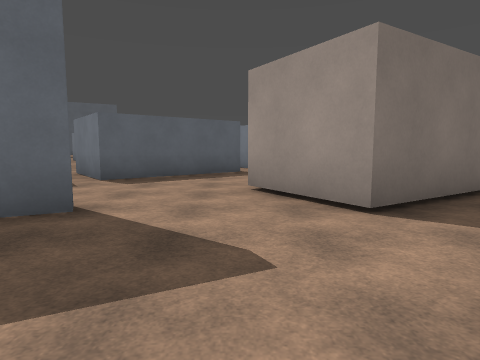
[1] (above)

24 first-person views from a walk through a 3-D level made in the Godot game engine. The camera is 1.5 m above the floor, tilts 6° down and sees 75° across. The floor is counted in squares, 2 m on a side. Each view is taken from the middle of a square. On the plan, view 1 faces up. The plan holds only what a view shows up to about 10 squares ahead; the rest is blank. The place goes on beyond the plan. Surface patterns are stand-ins for the level's own textures.

[2]
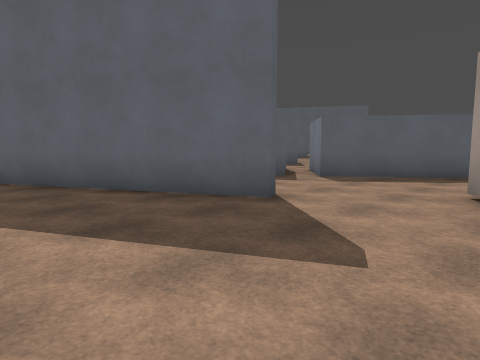

[3]
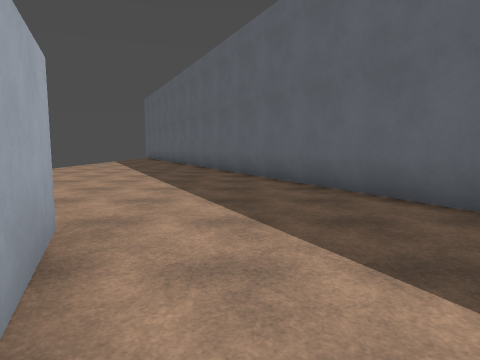

[4]
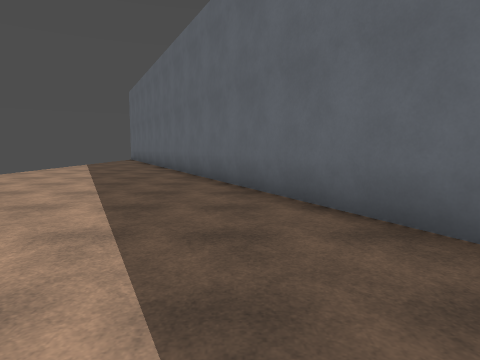

[5]
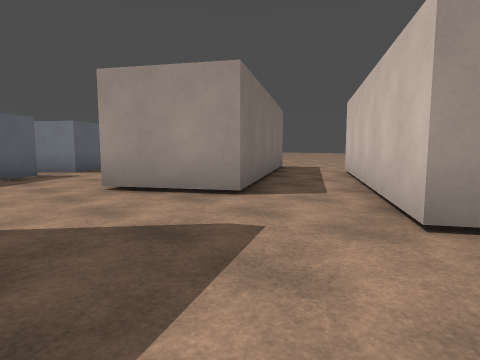

[6]
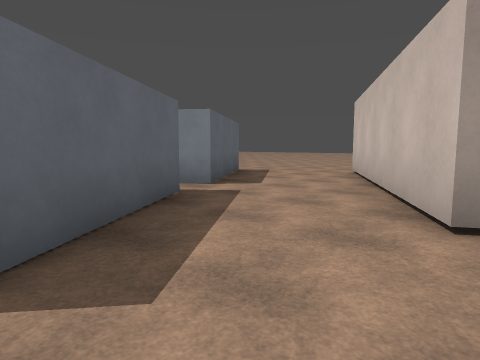

[7]
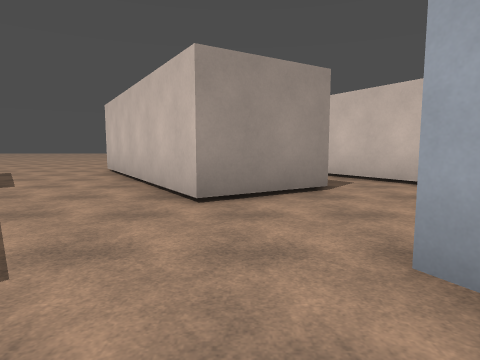

[8]
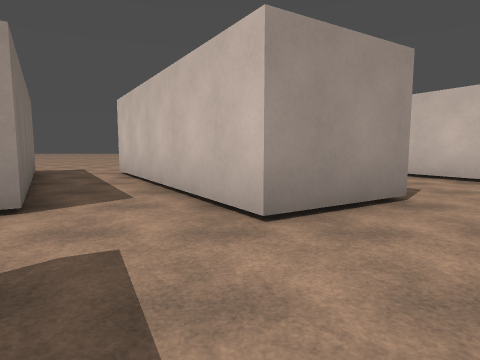

[9]
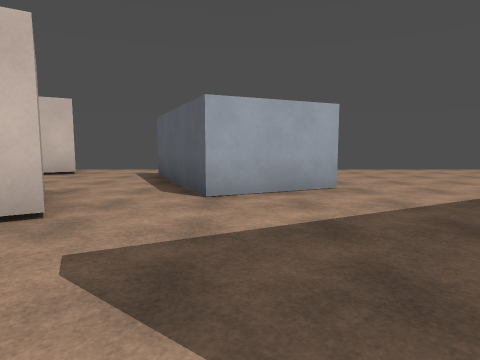

[10]
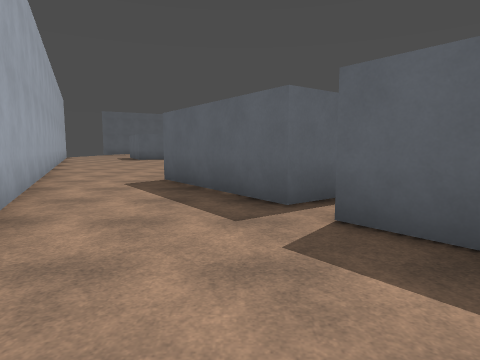

[11]
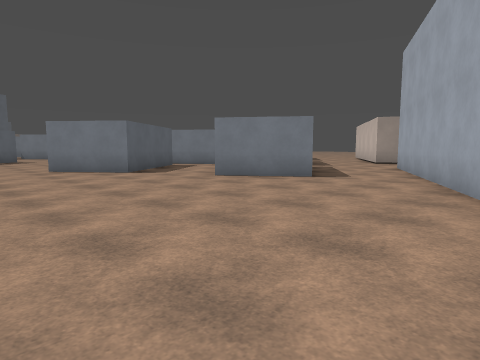

[12]
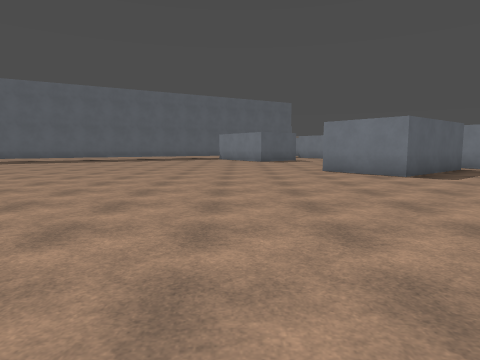

[13]
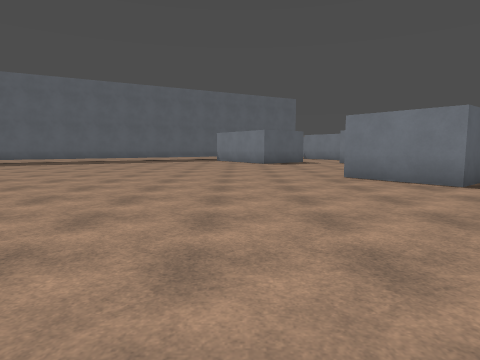

[14]
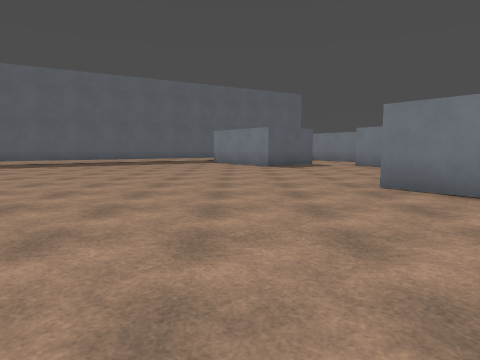

[15]
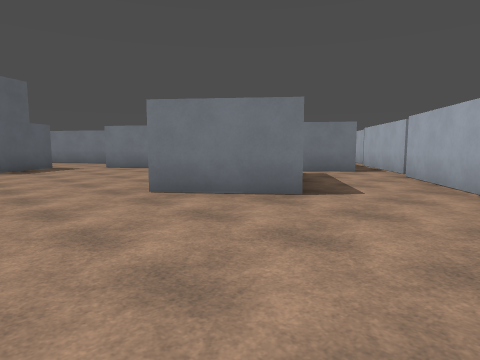

[16]
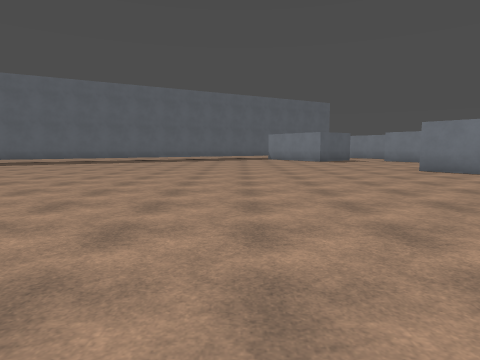

[17]
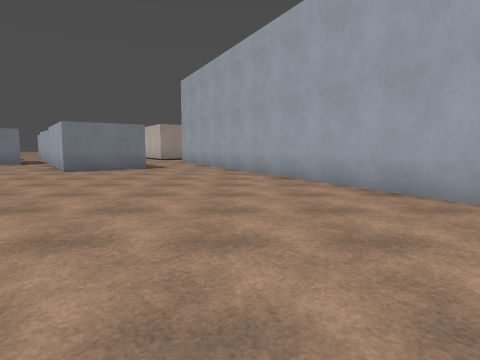

[18]
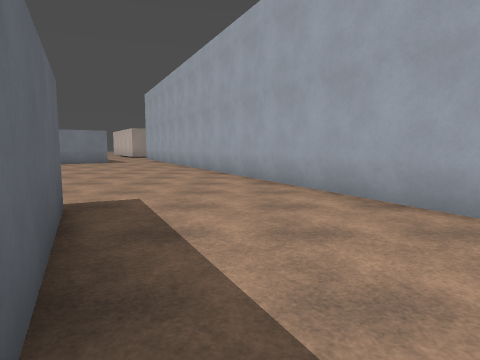

[19]
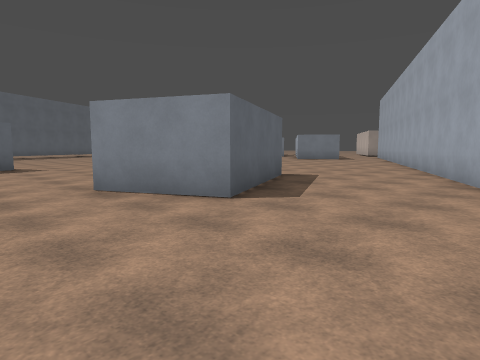

[20]
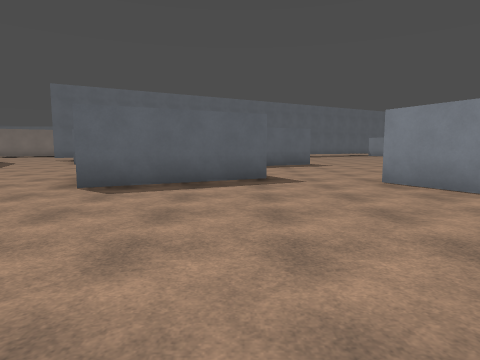

[21]
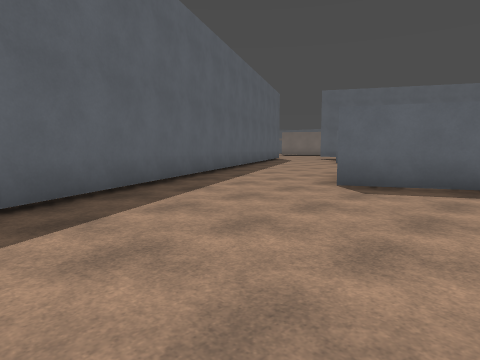

[22]
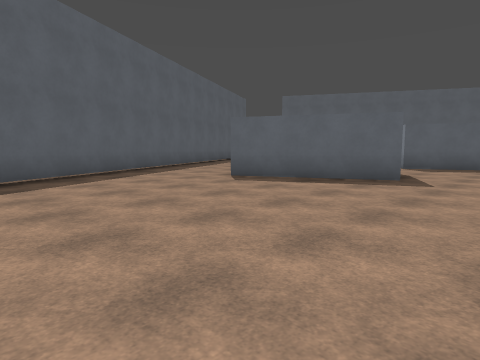

[23]
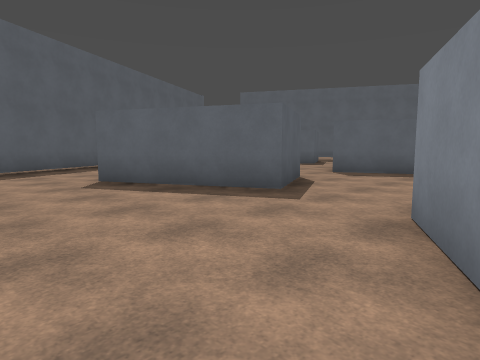

[24]
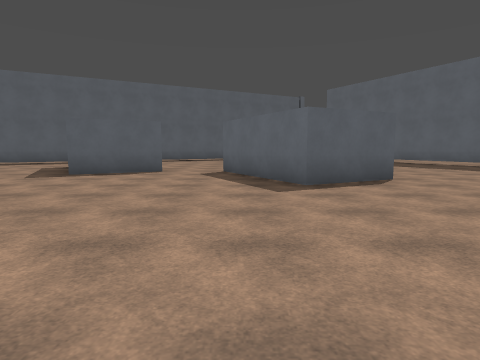

### Floor plan
Key: @ floor where view 1 was taken; # wall or solid block; . floor; O other object.
Columns run from 34 left of view 1 to 8 right of it. Each row starts with its distance up from view 1.
 17                      #..
 16                      ....
 15              ............
 14              ............
 13        ..    ............
 12        ...   ...........    ##      ###..
 11        ................#  ##.#    ###....
 10          ..............####....#  ##.....
  9           #.............#.....#####.....O
  8           #.................#####.....OO
  7         ###...............######....OO  OO.
  6        ##.................####.....OO  OO..
  5        ...................###.....OO OO....
  4  ...   ............................OO...OO
  3  ...   ##.....................###......O
  2   ..   ##....   ............###......OO
  1 #.... ###...    ..........###......OO
  0 ##...##....#####........###.......@.O
 -1  #..........###.......###........#..O
 -2  ##.................###.........###....
 -3   #...............###...........  #......
 -4   ##............###  ..........   ##...OO
 -5    #.......... ##    ..........    ...O
 -6      .......         ...  .....     ...

Where each view was taken, in squares from view 1:
view 1: 0 up, 0 right, facing up
view 2: 0 up, 1 right, facing up-left
view 3: 0 up, 0 right, facing left
view 4: 0 up, 3 left, facing left
view 5: 0 up, 2 left, facing up-right
view 6: 5 up, 3 left, facing up-right
view 7: 5 up, 4 left, facing right
view 8: 1 up, 2 left, facing right
view 9: 4 up, 1 left, facing down
view 10: 6 up, 0 right, facing left
view 11: 0 up, 14 left, facing up-right
view 12: 1 up, 14 left, facing up
view 13: 3 up, 14 left, facing up
view 14: 5 up, 14 left, facing up
view 15: 6 up, 14 left, facing up-right
view 16: 1 up, 17 left, facing up
view 17: 1 up, 18 left, facing right
view 18: 2 down, 22 left, facing right
view 19: 5 down, 25 left, facing up-right
view 20: 6 down, 26 left, facing up
view 21: 6 down, 26 left, facing up-left
view 22: 6 down, 23 left, facing up-left
view 23: 3 down, 22 left, facing up-left
view 24: 6 up, 17 left, facing left
